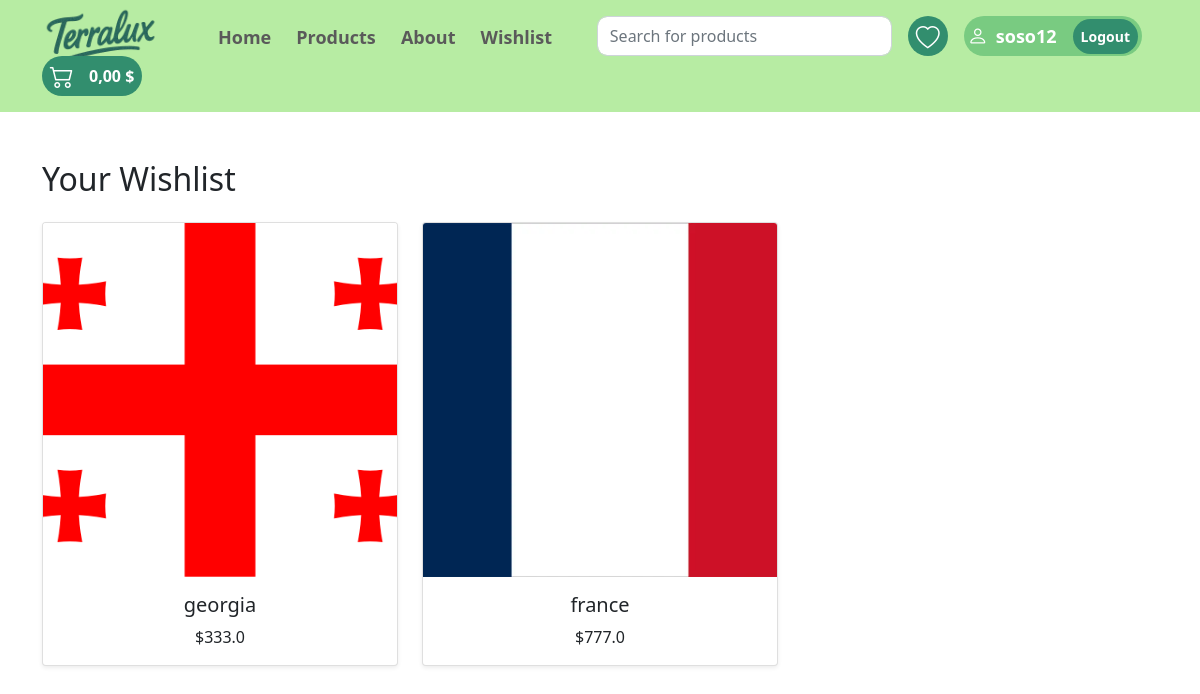
The app's page /wishlist (signed in) with its own data.
### models.py (models this page shows)
class User(UserMixin, db.Model):
    id = db.Column(db.Integer, primary_key=True)
    username = db.Column(db.String(100), unique=True, nullable=False)
    password = db.Column(db.String(200), nullable=False)
    wishlist = db.relationship('Product', secondary=wishlist_table, backref='wishlisted_by')

class Product(db.Model):
    id = db.Column(db.Integer, primary_key=True)
    name = db.Column(db.String(150), nullable=False)
    image_url = db.Column(db.String(500), nullable=False)
    price = db.Column(db.Float, nullable=False)

### app.py (the view)
@app.route("/wishlist")
@login_required
def wishlist_page():
    return render_template("wishlist.html", wishlist=current_user.wishlist)

### app.py (called while the page is built)
@login_manager.user_loader
def load_user(user_id):
    return User.query.get(int(user_id))

### templates/wishlist.html
{% extends "base.html" %}
{% block content %}
<div class="container mt-5">
    <h2 class="mb-4">Your Wishlist</h2>
    <div class="row">
        {% for product in wishlist %}
        <div class="col-md-4 col-sm-6 mb-4">
            <div class="card h-100 shadow-sm">
                <div style="aspect-ratio: 1 / 1; overflow: hidden;">
                    <img src="{{ product.image_url }}" class="card-img-top" style="object-fit: cover; width: 100%; height: 100%;">
                </div>
                <div class="card-body text-center">
                    <h5 class="card-title">{{ product.name }}</h5>
                    <p class="card-text">${{ product.price }}</p>
                </div>
            </div>
        </div>
        {% endfor %}
    </div>
</div>
{% endblock %}

### templates/navbar.html (shortened to what this page needs)
<header class="p-3 text-white header">
    <div class="container base-container">
        <div class="d-flex flex-wrap align-items-center justify-content-center justify-content-lg-start">
            <div class="terralux-logo">
                <a href="/"><img src="{{ url_for('static', filename='images/terralux-logo.png') }}" alt="Logo" class="terralux-image"></a>
            </div>
            <ul class="nav col-12 col-lg-auto me-lg-auto mb-2 mb-md-0 ms-5 navigation">
                <li><a href="/home" class="nav-link px-2">Home</a></li>
                <li><a href="/products" class="nav-link px-2">Products</a></li>
                <li><a href="/about" class="nav-link px-2">About</a></li>
                <li><a href="/wishlist" class="nav-link px-2">Wishlist</a></li>
            </ul>
            <form class="col-12 col-lg-auto mb-3 mb-lg-0 me-lg-3 search-input">
                <input type="search" class="form-control form-control-dark search" placeholder="Search for products" aria-label="Search">
            </form>
            <div class="wishlist-div me-3">
                <i class="bi bi-heart fs-4"></i>
            </div>
            {% if current_user.is_authenticated %}
            <div class="text-end me-3 user-info-block px-1 py-2 login-user">
                <div class="d-flex username-div">
                    <i class="bi bi-person human-logo me-2 fs-5 one"></i>
                    <span class="user-name fw-bold me-3 one">{{ current_user.username }}</span>
                </div>
                <div>
                    <a href="{{ url_for('logout') }}" class="btn btn-sm btn-outline-dark rounded-pill logout-btn">Logout</a>
                </div>
            </div>
            {% endif %}
            <div class="text-end shopping-cart">
                <i class="bi bi-cart2 fs-4"></i>
                <span class="fw-bold">0,00 $</span>
            </div>
        </div>
    </div>
</header>

### static/style.css (style rules this page uses)
.header { background-color: #b7eca3; }
.search { border-radius: 10px; height: 40px; width: 295px; }
.search-input { font-size: 10px; }
.navigation { width: 350px; display: flex; justify-content: space-between; height: 40px; }
.navigation a { font-size: 18px; font-weight: 600; color: rgb(90, 90, 90); }
.shopping-cart, .wishlist-div { background-color: #328E6E; width: 100px; height: 40px; border-radius: 20px; display: flex; justify-content: space-around; align-items: center; cursor: pointer; }
.wishlist-div { width: 40px; }
.wishlist-div i { margin-top: 3px; }
.terralux-image { height: 120px; }
.terralux-logo { height: 40px; display: flex; justify-content: center; align-items: center; }
.user-info-block { background-color: #79cb81; border-radius: 30px; display: inline-flex; align-items: center; height: 40px; color: black; font-weight: 700; font-size: 1rem; white-space: nowrap; }
.user-name { font-size: 18px; color: black; }
.login-user { display: flex; justify-content: space-around; }
.user-name { font-weight: 500; color: white; }
.human-logo { color: white; font-size: 25px; display: flex; justify-content: center; align-items: center; }
.logout-btn { background-color:#328E6E; height: 35px; display: flex; align-items: center; justify-content: center; border: none; color: white; border-radius: 20px; font-weight: 600; }
.username-div { cursor: pointer; display: flex; justify-content: center; }

### records on screen
User: username "soso12"
Product: image_url (picture), name "georgia", price "333.0"
Product: image_url (picture), name "france", price "777.0"
